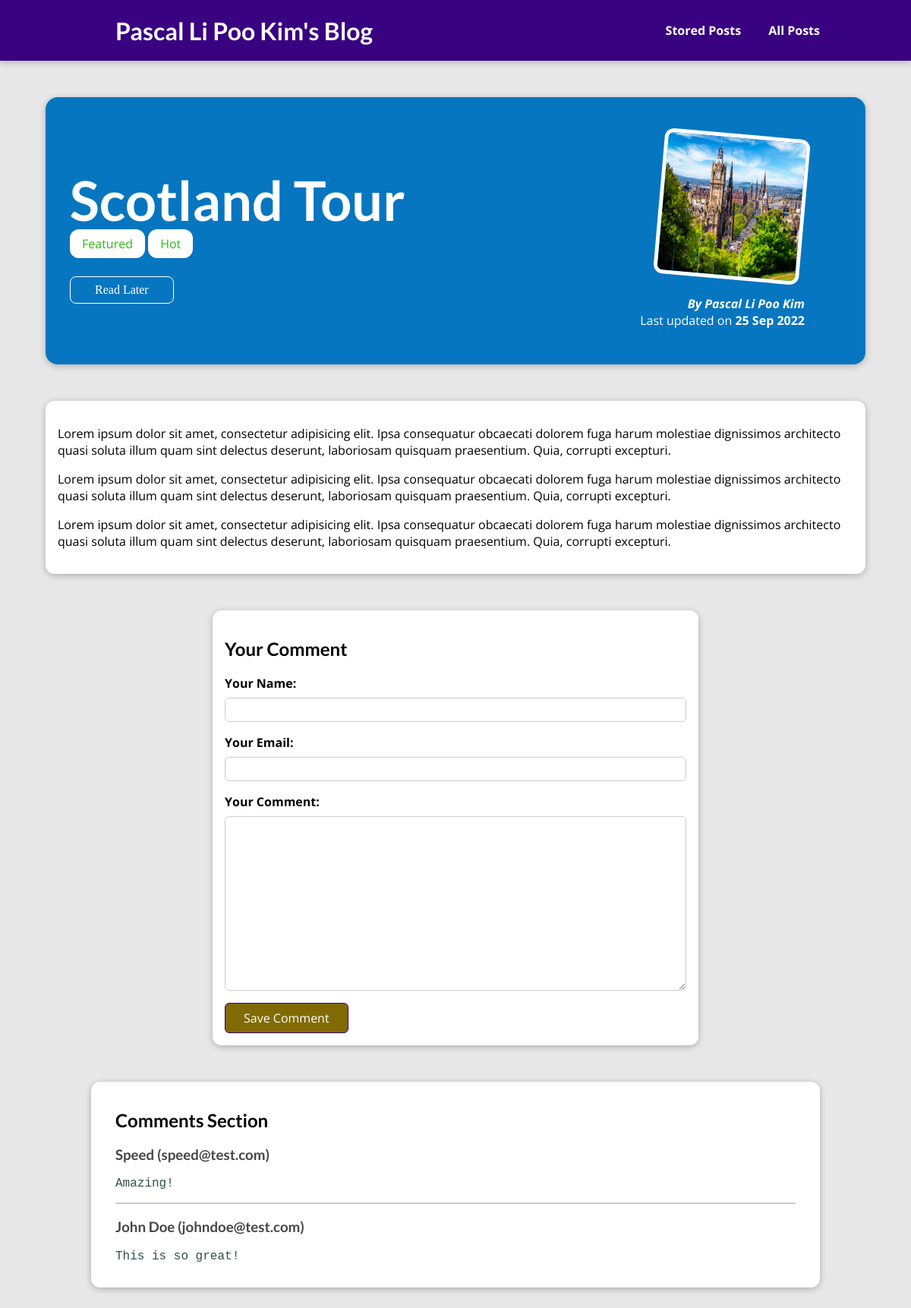
Page /posts/tour-in-scotland on the committed database.
### blog/models.py (models this page shows, shortened)
class Post(models.Model):
    title = models.CharField(max_length=150)
    excerpt = models.CharField(max_length=200)
    image = models.ImageField(upload_to="posts", null=True)
    date = models.DateField(auto_now=True)
    slug = models.SlugField(unique=True)
    content = models.TextField(validators=[MinLengthValidator(10)])
    author = models.ForeignKey(
        Author, on_delete=models.SET_NULL, null=True, related_name="posts"
    )
    tags = models.ManyToManyField(Tag)

class Tag(models.Model):
    caption = models.CharField(max_length=20)

class Author(models.Model):
    first_name = models.CharField(max_length=100)
    last_name = models.CharField(max_length=100)
    email_address = models.EmailField()
    def fullName(self):
        return f"{self.first_name} {self.last_name}"
    def __str__(self):
        return self.fullName()

class Comment(models.Model):
    user_name = models.CharField(max_length=120)
    user_email = models.EmailField()
    text = models.TextField(max_length=400)
    post = models.ForeignKey(Post, on_delete=models.CASCADE, related_name="comments")

### blog/views.py (the view, shortened to what this page needs)
# urls.py: path("posts/<slug:slug>", views.SinglePostView.as_view(), name="post-detail-page"), #/posts/my-first-post
class SinglePostView(View):
    def is_stored_post(self, request, post_id):
        stored_posts = request.session.get("stored_posts")
        if stored_posts is not None:
            is_saved_for_later = post_id in stored_posts
        else:
            is_saved_for_later = False
        return is_saved_for_later
    def get(self, request, slug):
        post = Post.objects.get(slug=slug)
        context = {
            "post": post,
            "post_tags": post.tags.all(),
            "comment_form": CommentForm(),
            "comments": post.comments.all().order_by("-id"),
            "saved_for_later": self.is_stored_post(request, post.id)
            }
        return render(request, 'blog/post-detail.html', context)

### blog/forms.py
class CommentForm(forms.ModelForm):
    class Meta:
        model = Comment
        exclude = ["post"]
        labels = {
            "user_name": "Your Name",
            "user_email": "Your Email",
            "text": "Your Comment"
        }

### blog/templates/blog/post-detail.html (shortened to what this page needs)
{% extends "base.html"%}
{% load static %}
{%block css_files %}
    <link rel="stylesheet" href="{% static "blog/post-detail.css" %}" >
{% endblock %}
{% block content %}
     <section id="summary">
        <h2 id="title">{{post.title}}</h2>
        <div>
            {% for tag in post_tags %}
                <span class="tag">{{ tag.caption }}</span>
            {% endfor %}
        </div>
        <div id="read-later">
            <form action="{% url "read-later" %}" method="POST">
                <button>
                    {% if saved_for_later %}
                        Remove from "Stored Posts"
                    {% else %}
                        Read Later
                    {% endif %}
                </button>
            </form>
        </div>
        <article>
            <img src="{{ post.image.url }}" alt="Post Title"/>
            <address>By <a href="mailto:{{post.author.email_address}}"> {{post.author}} </a></address>
            <div>
                Last updated on <time>{{post.date|date:"d M Y"}}</time>
            </div>
        </article>
    </section>
    <main>
        {{post.content|linebreaks }}
    </main>
    <section id="comment-form">
        <h2>Your Comment</h2>
        <form action="{% url "post-detail-page"  post.slug %}" method="POST">
            {% for form_field in comment_form %}
                <div class="form-control {% if form_field.errors %} invalid {% endif %}">
                    {{ form_field.label_tag }}
                    {{ form_field }}
                </div>
            {% endfor %}
            <button> Save Comment</button>
        </form>
    </section>
    <section id="comments">
        <h2> Comments Section </h2>
        <ul>
            {% for comment in comments %}
                <li>
                    <h3>{{ comment.user_name }} ({{ comment.user_email }})</h3>
                    <p>{{ comment.text|linebreaks }}</p>
                </li>
            {% endfor %}
        </ul>
    </section>
{% endblock %}

### static/app.css (style rules this page uses)
* { box-sizing: border-box; }
html { font-family: 'Open Sans', 'Lato', sans-serif; }
body { margin: 0; }
h1, h2, h3 { font-family: 'Lato', sans-serif; font-weight: bold; }

### blog/static/blog/post-detail.css (style rules this page uses)
body { background-color: #e7e7e7; }
#summary { margin: 8rem auto 3rem auto; padding: 2rem; width: 90%; max-width: 90rem; border-radius: 16px; background-color: #0676c0; position: relative; box-shadow: 0 2px 8px rgba(0, 0, 0, 0.25); height: 22rem; }
#summary h2 { color: white; font-size: 4.5rem; margin-bottom: 0.25rem; }
#summary article { position: absolute; top: 2rem; right: 3rem; padding: 1rem 2rem; border-radius: 12px; text-align: right; color: white; }
#summary article img { width: 12rem; height: 12rem; border-radius: 12px; transform: rotateZ(5deg); border: 5px solid white; margin-bottom: 1rem; }
#summary address { font-weight: bold; }
#summary a { color: white; text-decoration: none; }
#summary time { font-weight: bold; }
#read-later { margin: 2rem 0; }
#read-later button { background-color: transparent; border: 1px solid white; padding: 0.5rem 2rem; font: inherit; color: white; cursor: pointer; border-radius: 8px; font-family: fantasy; }
main { width: 90%; max-width: 90rem; margin: 3rem auto; background-color: white; padding: 1rem; border-radius: 12px; box-shadow: 0 2px 8px rgba(0, 0, 0, 0.25); }
.tag { background-color:white; color: rgb(46, 185, 22); padding: 0.5rem 1rem; border-radius: 12px; }
#comment-form { margin: 3rem auto; width: 90%; max-width: 40rem; border-radius: 12px; background-color: white; box-shadow: 0 2px 8px rgba(0, 0, 0, 0.25); padding: 1rem; }
#comment-form button { font: inherit; background-color: #816a02; color: white; border: 1px solid #390281; padding: 0.5rem 1.5rem; border-radius: 6px; cursor: pointer; }
.form-control { margin-bottom: 1rem; }
.form-control label { font-weight: bold; margin-bottom: 0.5rem; display: block; }
.form-control input, .form-control textarea { display: block; width: 100%; font: inherit; padding: 0.25rem; border-radius: 6px; border: 1px solid #ccc; }
#comments { margin: 3rem auto; width: 90%; max-width: 60rem; border-radius: 12px; background-color: white; box-shadow: 0 2px 8px rgba(0, 0, 0, 0.25); padding: 1rem 2rem; }
#comments ul { list-style: none; margin: 0; padding: 0; }
#comments li { margin-bottom: 1rem; border-bottom: 2px solid #ccc; }
#comments li:last-of-type { border-bottom: none; }
#comments h3 { color: #464646; }
#comments p { font-family: courier; color: darkslategrey; }

### rows in the picture
Post: title "Scotland Tour", image (picture), author "Pascal Li Poo Kim", date "25 Sep 2022", content "Lorem ipsum dolor sit amet, consectetur adipisicing elit. Ipsa consequatur obcaecati dolorem fuga harum molestiae dignissimos architecto quasi soluta illum quam sint delectus deserunt, laboriosam quisquam praesentium. Quia, corrupti excepturi. Lorem ipsum dolor sit amet, consectetur adipisicing elit. Ipsa consequatur obcaecati dolorem fuga harum molestiae dignissimos architecto quasi soluta illum quam sint delectus deserunt, laboriosam quisquam praesentium. Quia, corrupti excepturi. Lorem ipsum dolor sit amet, consectetur adipisicing elit. Ipsa consequatur obcaecati dolorem fuga harum molestiae dignissimos architecto quasi soluta illum quam sint delectus deserunt, laboriosam quisquam…"
Tag: caption "Featured"
Tag: caption "Hot"
Comment: user_name "Speed", user_email "speed@test.com", text "Amazing!"
Comment: user_name "John Doe", user_email "johndoe@test.com", text "This is so great!"
